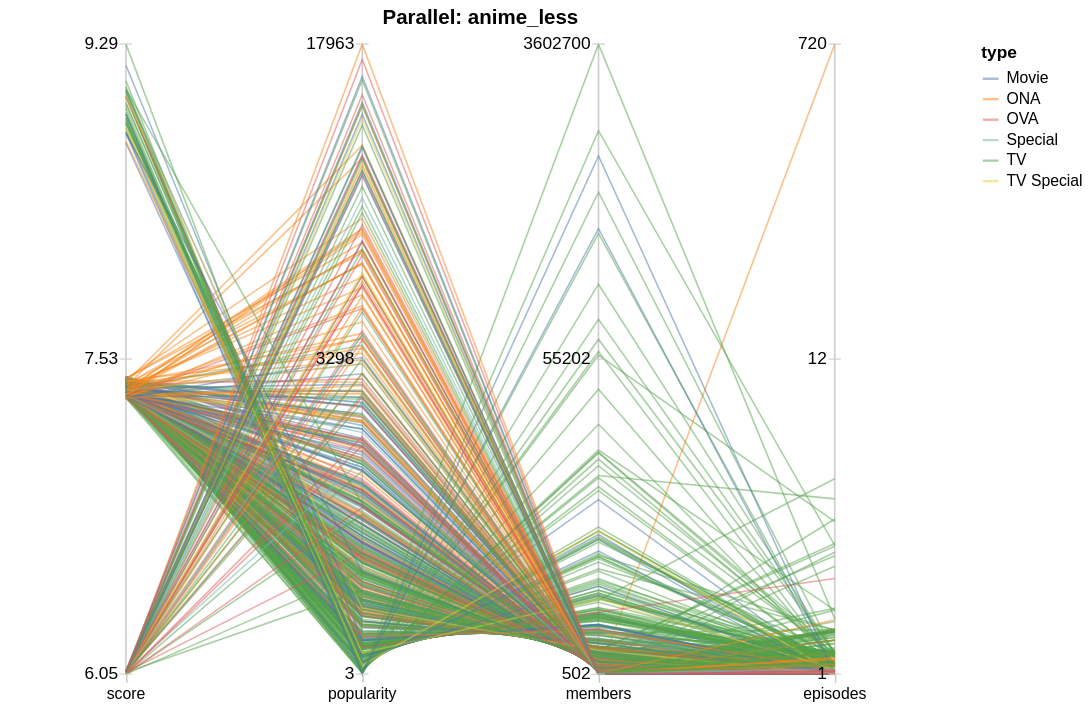

Vega-Lite specification for this chart:
### Vega-Lite specification from a JSON file in a GitHub repository (floating-point values rounded to 4 significant figures; data arrays with more than 128 entries replaced by an {"elided": "..."} marker saying what was removed)
{"$schema": "https://vega.github.io/schema/vega-lite/v5.json", "title": "Parallel: anime_less", "width": 600, "height": 400, "data": {"values": {"elided": "2076 records"}}, "encoding": {"x": {"field": "dimension", "type": "nominal", "sort": ["score", "popularity", "members", "episodes"], "axis": {"title": null, "labelAngle": 0}, "scale": {}}}, "layer": [{"data": {"values": [{"dimension": "score"}, {"dimension": "popularity"}, {"dimension": "members"}, {"dimension": "episodes"}]}, "mark": {"type": "rule", "color": "#ccc"}, "encoding": {}}, {"mark": {"type": "line", "opacity": 0.5, "strokeWidth": 1}, "encoding": {"y": {"field": "normalized_value", "type": "quantitative", "axis": null, "scale": {}}, "detail": {"field": "_index", "type": "nominal"}, "color": {"field": "type", "type": "nominal"}}}, {"data": {"values": [{"dimension": "score", "tick_level": "min", "tick_value": 0.0, "tick_label": 6.05}, {"dimension": "score", "tick_level": "mid", "tick_value": 0.5, "tick_label": 7.53}, {"dimension": "score", "tick_level": "max", "tick_value": 1.0, "tick_label": 9.29}, {"dimension": "popularity", "tick_level": "min", "tick_value": 0.0, "tick_label": 3.0}, {"dimension": "popularity", "tick_level": "mid", "tick_value": 0.5, "tick_label": 3298.0}, {"dimension": "popularity", "tick_level": "max", "tick_value": 1.0, "tick_label": 17960.0}, {"dimension": "members", "tick_level": "min", "tick_value": 0.0, "tick_label": 502.0}, {"dimension": "members", "tick_level": "mid", "tick_value": 0.5, "tick_label": 55200.0}, {"dimension": "members", "tick_level": "max", "tick_value": 1.0, "tick_label": 3603000.0}, {"dimension": "episodes", "tick_level": "min", "tick_value": 0.0, "tick_label": 1.0}, {"dimension": "episodes", "tick_level": "mid", "tick_value": 0.5, "tick_label": 12.0}, {"dimension": "episodes", "tick_level": "max", "tick_value": 1.0, "tick_label": 720.0}]}, "transform": [{"filter": "datum.tick_level === 'max'"}], "encoding": {"y": {"field": "tick_value", "type": "quantitative", "axis": null, "scale": {}}}, "layer": [{"mark": {"type": "text", "style": "label"}, "encoding": {"text": {"field": "tick_label", "type": "quantitative"}}}, {"mark": {"type": "tick", "style": "tick", "size": 8, "color": "#ccc"}}]}, {"data": {"values": [{"dimension": "score", "tick_level": "min", "tick_value": 0.0, "tick_label": 6.05}, {"dimension": "score", "tick_level": "mid", "tick_value": 0.5, "tick_label": 7.53}, {"dimension": "score", "tick_level": "max", "tick_value": 1.0, "tick_label": 9.29}, {"dimension": "popularity", "tick_level": "min", "tick_value": 0.0, "tick_label": 3.0}, {"dimension": "popularity", "tick_level": "mid", "tick_value": 0.5, "tick_label": 3298.0}, {"dimension": "popularity", "tick_level": "max", "tick_value": 1.0, "tick_label": 17960.0}, {"dimension": "members", "tick_level": "min", "tick_value": 0.0, "tick_label": 502.0}, {"dimension": "members", "tick_level": "mid", "tick_value": 0.5, "tick_label": 55200.0}, {"dimension": "members", "tick_level": "max", "tick_value": 1.0, "tick_label": 3603000.0}, {"dimension": "episodes", "tick_level": "min", "tick_value": 0.0, "tick_label": 1.0}, {"dimension": "episodes", "tick_level": "mid", "tick_value": 0.5, "tick_label": 12.0}, {"dimension": "episodes", "tick_level": "max", "tick_value": 1.0, "tick_label": 720.0}]}, "transform": [{"filter": "datum.tick_level === 'mid'"}], "encoding": {"y": {"field": "tick_value", "type": "quantitative", "axis": null, "scale": {}}}, "layer": [{"mark": {"type": "text", "style": "label"}, "encoding": {"text": {"field": "tick_label", "type": "quantitative"}}}, {"mark": {"type": "tick", "style": "tick", "size": 8, "color": "#ccc"}}]}, {"data": {"values": [{"dimension": "score", "tick_level": "min", "tick_value": 0.0, "tick_label": 6.05}, {"dimension": "score", "tick_level": "mid", "tick_value": 0.5, "tick_label": 7.53}, {"dimension": "score", "tick_level": "max", "tick_value": 1.0, "tick_label": 9.29}, {"dimension": "popularity", "tick_level": "min", "tick_value": 0.0, "tick_label": 3.0}, {"dimension": "popularity", "tick_level": "mid", "tick_value": 0.5, "tick_label": 3298.0}, {"dimension": "popularity", "tick_level": "max", "tick_value": 1.0, "tick_label": 17960.0}, {"dimension": "members", "tick_level": "min", "tick_value": 0.0, "tick_label": 502.0}, {"dimension": "members", "tick_level": "mid", "tick_value": 0.5, "tick_label": 55200.0}, {"dimension": "members", "tick_level": "max", "tick_value": 1.0, "tick_label": 3603000.0}, {"dimension": "episodes", "tick_level": "min", "tick_value": 0.0, "tick_label": 1.0}, {"dimension": "episodes", "tick_level": "mid", "tick_value": 0.5, "tick_label": 12.0}, {"dimension": "episodes", "tick_level": "max", "tick_value": 1.0, "tick_label": 720.0}]}, "transform": [{"filter": "datum.tick_level === 'min'"}], "encoding": {"y": {"field": "tick_value", "type": "quantitative", "axis": null, "scale": {}}}, "layer": [{"mark": {"type": "text", "style": "label"}, "encoding": {"text": {"field": "tick_label", "type": "quantitative"}}}, {"mark": {"type": "tick", "style": "tick", "size": 8, "color": "#ccc"}}]}], "config": {"axisX": {"domain": false, "labelAngle": 0, "tickColor": "#ccc", "title": null}, "view": {"stroke": null}, "style": {"label": {"baseline": "middle", "align": "right", "dx": -5}, "tick": {"orient": "horizontal"}}}, "transform": [], "params": []}
